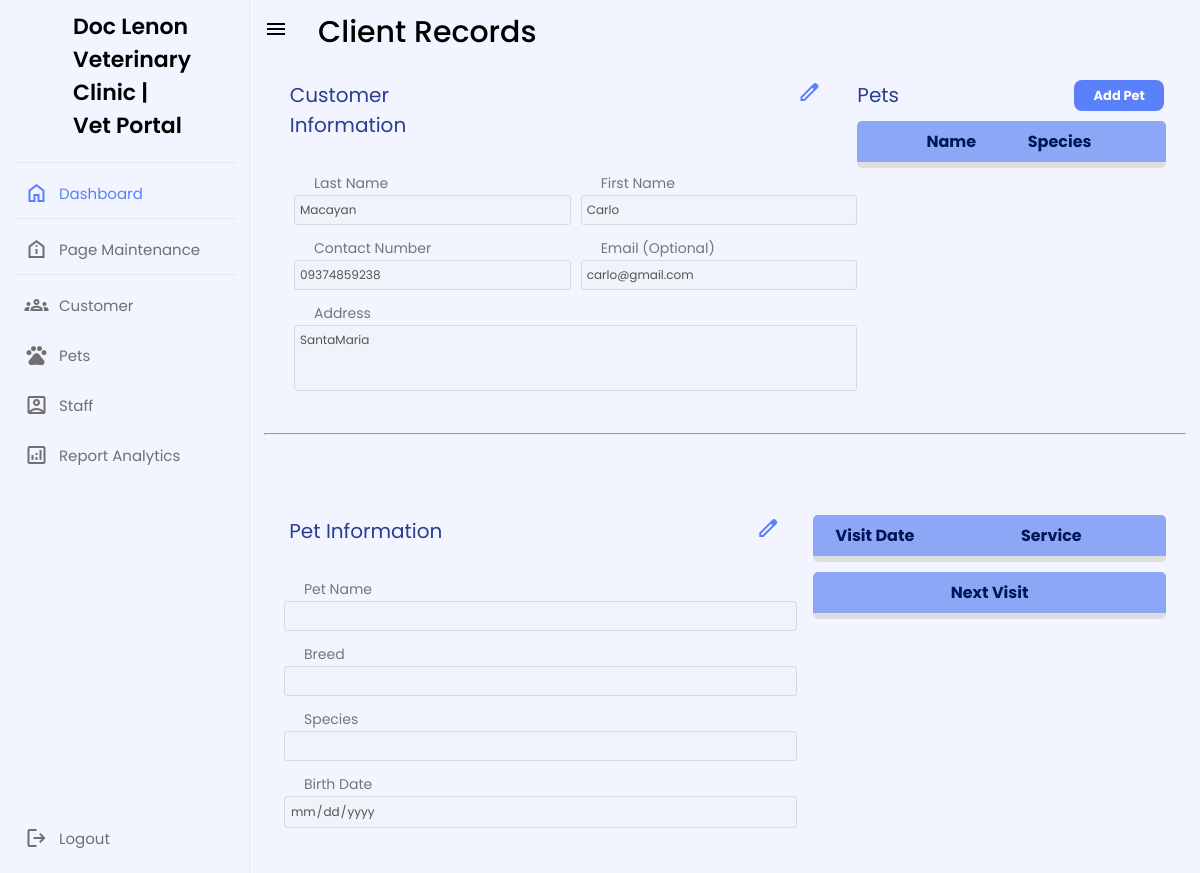
The app's page /CAPS.INC/customer-and-pet-records.php?custId=11 with its own data.
### tables this page shows
CREATE TABLE `customer` (
  `id` int(225) NOT NULL,
  `custId` varchar(225) NOT NULL,
  `lastname` varchar(225) NOT NULL,
  `firstname` varchar(255) NOT NULL,
  `contact` varchar(225) NOT NULL,
  `email` varchar(225) NOT NULL,
  `address` varchar(225) NOT NULL
);

### CAPS.INC/customer-and-pet-records.php (the view, shortened to what this page needs)
<!DOCTYPE html>
<html lang="en">
<head>
  <link rel="stylesheet" href="css files\Capstone_CustNPetRecords.css" />
  <link rel="stylesheet" href="css files\Capstone_ClinicAboutUs copy.css">
</head>
<body>
  <section class="dashboard">
    <div class="top">
      <i class="sidebar-toggle"><span class="material-symbols-outlined"> menu </span></i>
      <div class="title">
        <span class="text">Client Records</span>
      </div>
    </div>
    <?php
    require 'database-conn.php';
    $lastname = "";
    $firstname = "";
    $contact = "";
    $email = "";
    $address = "";
    $petname = "";
    $breed = "";
    $species = "";
    $birthdate = "";
    $getPetId = isset($_GET['petId']) ? $_GET['petId'] : '';
    $getCustId = isset($_GET['custId']) ? $_GET['custId'] : '';
    if ($getCustId !== "") {
      $query = "SELECT * FROM customer WHERE id = ?";
      $stmt = mysqli_prepare($conn, $query);
      mysqli_stmt_bind_param($stmt, "s", $getCustId);
      mysqli_stmt_execute($stmt);
      $result = mysqli_stmt_get_result($stmt);
      if (mysqli_num_rows($result) == 1) {
        $row = mysqli_fetch_assoc($result);
        $lastname = $row["lastname"];
        $firstname = $row["firstname"];
        $contact = $row["contact"];
        $email = $row["email"];
        $address = $row["address"];
      }
    }
    ?>
    <div class="customer-content">
      <div class="customer-records">
        <div class="customer-top">
          <div style="padding-left: 1%; display: grid; grid-template-columns: 30% auto;">
            <label for="">Customer Information</label>
            <div style="padding-left: 10%;">
              <button class="edit-button" id="edit" onclick="edit();">
                <span class="material-symbols-outlined"> edit </span>
              </button>
            </div>
          </div>
          <br />
        </div>
        <div class="customer-info">
          <div class="customer-name-contacts">
            <div class="inputfield">
              <label>Last Name </label>
              <input type="text" class="input" required id="custLastName" value="<?php echo $lastname; ?>" disabled />
            </div>
            <div class="inputfield">
              <label>First Name</label>
              <input type="text" class="input" id="custFirstName" value="<?php echo $firstname; ?>" disabled />
            </div>
            <div class="inputfield">
              <label>Contact Number</label>
              <input type="number" class="input" id="custContact" value="<?php echo $contact; ?>" disabled />
            </div>
            <div class="inputfield">
              <label>Email (Optional)</label>
              <input type="text" class="input" id="custEmail" value="<?php echo $email; ?>" disabled />
            </div>
          </div>
          <div class="inputfield">
            <label>Address</label>
            <textarea type="text" class="input" rows="3" cols="5" id="custAddress" disabled><?php echo $address; ?></textarea>
            <div class="savecancel">
            </div>
          </div>
        </div>
      </div>
      <div class="customer-records">
        <div class="pet-table-top">
          <label>Pets</label>
          <div style="padding-left: 50%;">
            <button class="add-pet-button" onclick="openAddPets(); generateAndDisplayId();">
              Add Pet
            </button>
          </div>
        </div>
        <div class="customer-pet-table">
          <table width="100%">
            <thead>
              <tr>
                <th width="10%"></th>
                <th width=""></th>
                <th width="20%">Name</th>
                <th>Species</th>
                <th width="10%"></th>
              </tr>
            </thead>
          </table>
        </div>
      </div>
    </div>
    <hr class="seperator" />
    <br />
    <br />
    <div class="pet-content">
      <div class="pet-records">
        <div class="pet-top">
          <div style="padding-left: 1%; display: grid; grid-template-columns: 30% auto;">
            <label for="">Pet Information</label>
            <div style="padding-left: 10%;">
              <button class="edit-button" id="editPet" onclick="editPet();">
                <span class="material-symbols-outlined"> edit </span>
              </button>
            </div>
          </div>
          <br />
        </div>
        <div class="pet-info">
          <div class="pet-name-breed">
            <div class="inputfield">
              <label>Pet Name </label>
              <input type="text" class="input" required value="<?php echo $petname; ?>" disabled id="Petname" />
            </div>
            <div class="inputfield">
              <label>Breed</label>
              <input type="text" class="input" value="<?php echo $breed; ?>" disabled id="Breed" />
            </div>
            <div class="inputfield">
              <label>Species</label>
              <input type="text" class="input" value="<?php echo $species; ?>" disabled id="Species" />
            </div>
            <div class="inputfield">
              <label>Birth Date</label>
              <input type="date" class="input" value="<?php echo $birthdate; ?>" disabled id="Birthdate" />
              <br>
              <div class="savecancel">
              </div>
            </div>
          </div>
        </div>
      </div>
      <div class="pet-records">
        <div class="customer-pet-table" id="petRecordTable" style="display: block;">
          <table width="100%">
            <thead>
              <tr>
                <th width="35%">Visit Date</th>
                <th>Service</th>
              </tr>
            </thead>
          </table>
        </div>
        <div class="customer-pet-table" id="petRecordTable" style="display: block;">
          <table width="100%">
            <thead>
              <tr>
                <th width="35%">Next Visit</th>
              </tr>
            </thead>
          </table>
        </div>
      </div>
  </section>
</body>
</html>

### CAPS.INC/css files/Capstone_CustNPetRecords.css (style rules this page uses)
* { margin: 0; padding: 0; box-sizing: border-box; font-family: "Poppins", sans-serif; }
:root { --tran-05: all 0.5s ease; --tran-03: all 0.3s ease; --tran-03: all 0.2s ease; }
body { min-height: 100vh; background-color: #5782fa; }
.dashboard { position: relative; left: 250px; background-color: #f2f5ff; min-height: 100vh; width: calc(100% - 250px); padding: 10px 14px; transition: var(--tran-05); }
.dashboard .top { position: fixed; top: 0; left: 250px; display: flex; width: calc(100% - 250px); justify-content: space-between; align-items: center; padding: 10px 14px; background-color: #f2f5ff; transition: var(--tran-05); z-index: 10; }
.dashboard .top .sidebar-toggle { font-size: 26px; color: var(--text-color); cursor: pointer; }
.dashboard .title { position: relative; height: 45px; max-width: 95%; width: 100%; margin: 0 30px; }
.dashboard .title .text { font-size: 30px; font-weight: 500; color: var(--text-color); }
.dashboard .customer-content { padding-top: 50px; }
.customer-content { display: grid; grid-template-columns: 65% 35%; margin: 20px; }
.customer-records .customer-top { width: 100%; }
.customer-records label { font-size: 20px; font-weight: 400; color: #2c3d8f; }
.customer-records .edit-button { background-color: #00000000; border-style: none; color: #5a81fa; cursor: pointer; float: right; margin-right: 10%; }
.customer-records .inputfield { margin-top: 5px; margin-bottom: 5px; padding-left: 10px; }
.customer-records .inputfield label { margin-left: 20px; width: 180px; color: #757575; font-size: 14px; }
.customer-records .inputfield .input { width: 100%; outline: none; border: 1px solid #d5dbd9; font-size: 12px; padding: 5px 5px; border-radius: 3px; transition: all 0.3s ease; }
.customer-records .inputfield textarea { width: 100%; outline: none; border: 1px solid #d5dbd9; font-size: 12px; padding: 5px 5px; border-radius: 3px; transition: all 0.3s ease; resize: none; }
.customer-records .customer-name-contacts { display: grid; grid-template-columns: 50% 50%; }
.pet-table-top { display: grid; grid-template-columns: 50% 50%; }
.add-pet-button { background-color: #5a81fa; border: 1px solid #21305d00; border-radius: 8px; box-sizing: border-box; color: #ffffff; cursor: pointer; font-size: 13px; line-height: 29px; padding: 0 10px 0 11px; width: 90px; float: right; margin-right: 3%; font-weight: bold; }
.customer-records .customer-pet-table table { border-collapse: collapse; border-spacing: 0; table-layout: auto; width: 100%; }
.customer-records .customer-pet-table { margin-top: 10px; overflow-x: auto; max-height: 275px; border-radius: 5px; border-bottom: 3px solid #ddd; }
.customer-records .customer-pet-table thead th { position: sticky; top: 0; text-align: center; padding: 8px; color: #001656; border-bottom: 3px solid #ddd; background-color: #8da7f7; }
.pet-content { display: grid; grid-template-columns: 60% 40%; margin: 20px; }
.pet-records .pet-top { margin-top: 2%; width: 100%; }
.pet-records label { font-size: 20px; font-weight: 400; color: #2c3d8f; }
.pet-records .edit-button { background-color: #00000000; border-style: none; color: #5a81fa; cursor: pointer; float: right; margin-right: 10%; }
.pet-records .inputfield { margin-top: 5px; margin-bottom: 5px; }
.pet-records .inputfield label { margin-left: 20px; width: 180px; color: #757575; font-size: 14px; }
.pet-records .inputfield .input { width: 97%; outline: none; border: 1px solid #d5dbd9; font-size: 12px; padding: 5px 5px; border-radius: 3px; transition: all 0.3s ease; }
.pet-records .pet-name-breed { display: grid; grid-template-rows: auto auto auto; }
.pet-records .customer-pet-table table { border-collapse: collapse; border-spacing: 0; table-layout: auto; width: 100%; }
.pet-records .customer-pet-table { margin-top: 10px; overflow-x: auto; max-height: 250px; border-radius: 5px; border-bottom: 3px solid #ddd; }
.pet-records .customer-pet-table thead th { position: sticky; top: 0; text-align: center; padding: 8px; color: #001656; border-bottom: 3px solid #ddd; background-color: #8da7f7; }
.savecancel { padding-top: 10px; padding-left: 20%; display: grid; grid-template-columns: 50% 50%; }

### records on screen
customer: lastname "Macayan", firstname "Carlo", contact "09374859238", email "carlo@gmail.com", address "SantaMaria"
